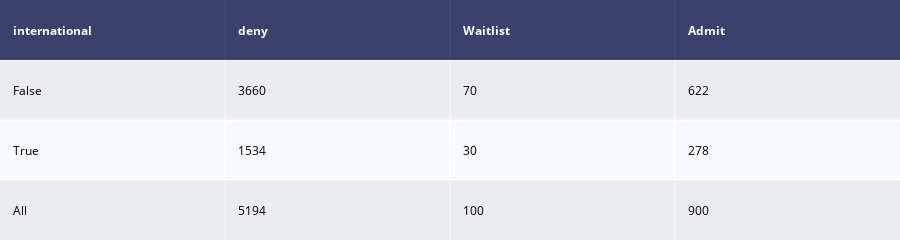

The notebook cell this image was saved under:
### Code cell
tabela

### Figure 1 — Plotly figure (JSON) as saved in the notebook; plotly's stock layout.template omitted (floating-point values rounded to 4 significant figures)
{"data": [{"colorscale": [[0, "#00083e"], [0.5, "#ededee"], [1, "#ffffff"]], "hoverinfo": "none", "opacity": 0.75, "showscale": false, "type": "heatmap", "z": [[0, 0, 0, 0], [0.5, 0.5, 0.5, 0.5], [1, 1, 1, 1], [0.5, 0.5, 0.5, 0.5]]}], "layout": {"annotations": [{"align": "left", "font": {"color": "#ffffff"}, "showarrow": false, "text": "<b>international</b>", "x": -0.45, "xanchor": "left", "xref": "x", "y": 0, "yref": "y"}, {"align": "left", "font": {"color": "#ffffff"}, "showarrow": false, "text": "<b>deny</b>", "x": 0.55, "xanchor": "left", "xref": "x", "y": 0, "yref": "y"}, {"align": "left", "font": {"color": "#ffffff"}, "showarrow": false, "text": "<b>Waitlist</b>", "x": 1.55, "xanchor": "left", "xref": "x", "y": 0, "yref": "y"}, {"align": "left", "font": {"color": "#ffffff"}, "showarrow": false, "text": "<b>Admit</b>", "x": 2.55, "xanchor": "left", "xref": "x", "y": 0, "yref": "y"}, {"align": "left", "font": {"color": "#000000"}, "showarrow": false, "text": "False", "x": -0.45, "xanchor": "left", "xref": "x", "y": 1, "yref": "y"}, {"align": "left", "font": {"color": "#000000"}, "showarrow": false, "text": "3660", "x": 0.55, "xanchor": "left", "xref": "x", "y": 1, "yref": "y"}, {"align": "left", "font": {"color": "#000000"}, "showarrow": false, "text": "70", "x": 1.55, "xanchor": "left", "xref": "x", "y": 1, "yref": "y"}, {"align": "left", "font": {"color": "#000000"}, "showarrow": false, "text": "622", "x": 2.55, "xanchor": "left", "xref": "x", "y": 1, "yref": "y"}, {"align": "left", "font": {"color": "#000000"}, "showarrow": false, "text": "True", "x": -0.45, "xanchor": "left", "xref": "x", "y": 2, "yref": "y"}, {"align": "left", "font": {"color": "#000000"}, "showarrow": false, "text": "1534", "x": 0.55, "xanchor": "left", "xref": "x", "y": 2, "yref": "y"}, {"align": "left", "font": {"color": "#000000"}, "showarrow": false, "text": "30", "x": 1.55, "xanchor": "left", "xref": "x", "y": 2, "yref": "y"}, {"align": "left", "font": {"color": "#000000"}, "showarrow": false, "text": "278", "x": 2.55, "xanchor": "left", "xref": "x", "y": 2, "yref": "y"}, {"align": "left", "font": {"color": "#000000"}, "showarrow": false, "text": "All", "x": -0.45, "xanchor": "left", "xref": "x", "y": 3, "yref": "y"}, {"align": "left", "font": {"color": "#000000"}, "showarrow": false, "text": "5194", "x": 0.55, "xanchor": "left", "xref": "x", "y": 3, "yref": "y"}, {"align": "left", "font": {"color": "#000000"}, "showarrow": false, "text": "100", "x": 1.55, "xanchor": "left", "xref": "x", "y": 3, "yref": "y"}, {"align": "left", "font": {"color": "#000000"}, "showarrow": false, "text": "900", "x": 2.55, "xanchor": "left", "xref": "x", "y": 3, "yref": "y"}], "height": 170, "margin": {"b": 0, "l": 0, "r": 0, "t": 0}, "xaxis": {"dtick": 1, "gridwidth": 2, "showticklabels": false, "tick0": -0.5, "ticks": "", "zeroline": false}, "yaxis": {"autorange": "reversed", "dtick": 1, "gridwidth": 2, "showticklabels": false, "tick0": 0.5, "ticks": "", "zeroline": false}}}
